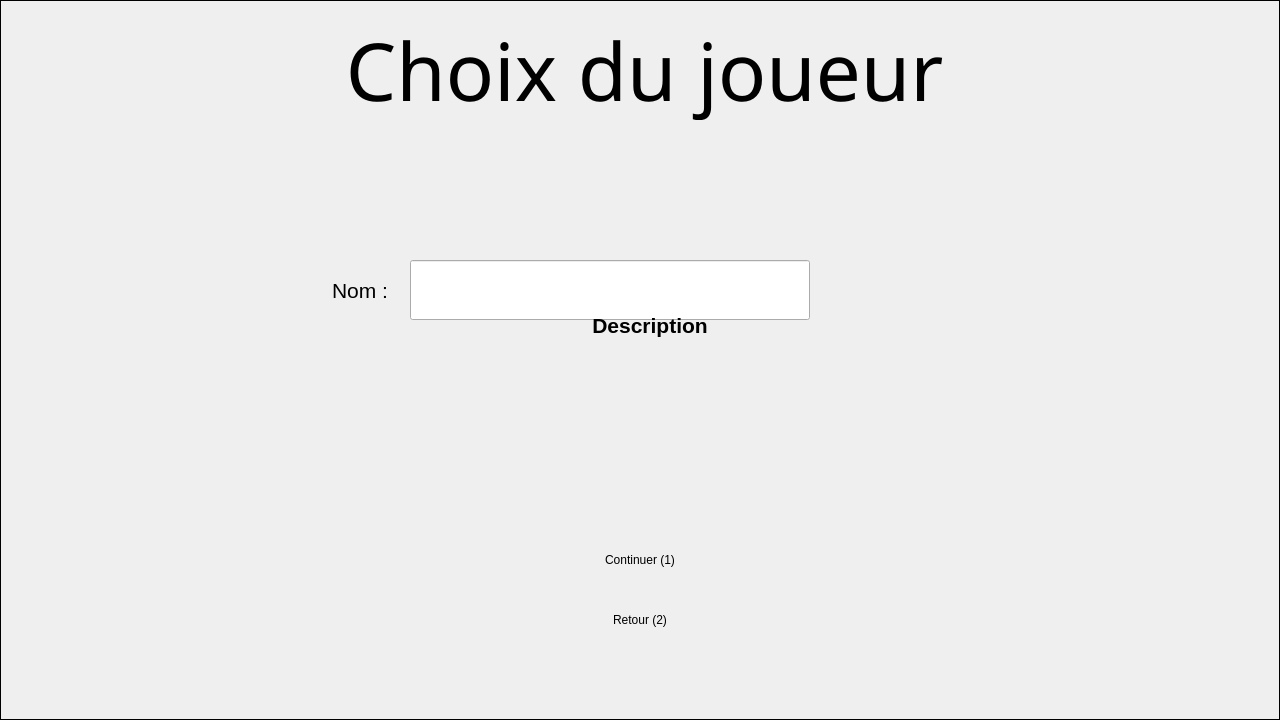
<?xml version="1.0" encoding="UTF-8"?>
<ui version="4.0">
 <class>ChoixJoueur</class>
 <widget class="QWidget" name="ChoixJoueur">
  <property name="geometry">
   <rect>
    <x>0</x>
    <y>0</y>
    <width>1280</width>
    <height>720</height>
   </rect>
  </property>
  <property name="windowTitle">
   <string>Form</string>
  </property>
  <widget class="QLineEdit" name="NomChoisi">
   <property name="geometry">
    <rect>
     <x>410</x>
     <y>260</y>
     <width>400</width>
     <height>60</height>
    </rect>
   </property>
   <property name="font">
    <font>
     <pointsize>16</pointsize>
    </font>
   </property>
   <property name="maxLength">
    <number>20</number>
   </property>
  </widget>
  <widget class="QLabel" name="BackGround">
   <property name="geometry">
    <rect>
     <x>0</x>
     <y>0</y>
     <width>1280</width>
     <height>720</height>
    </rect>
   </property>
   <property name="baseSize">
    <size>
     <width>100</width>
     <height>100</height>
    </size>
   </property>
   <property name="autoFillBackground">
    <bool>true</bool>
   </property>
   <property name="frameShape">
    <enum>QFrame::Shape::Box</enum>
   </property>
   <property name="text">
    <string/>
   </property>
   <property name="textFormat">
    <enum>Qt::TextFormat::PlainText</enum>
   </property>
   <property name="pixmap">
    <pixmap resource="Image.qrc">:/Decor/Image_Qt/Decor/Ciel_menu.jpg</pixmap>
   </property>
   <property name="scaledContents">
    <bool>true</bool>
   </property>
  </widget>
  <widget class="QLabel" name="Retour">
   <property name="geometry">
    <rect>
     <x>540</x>
     <y>600</y>
     <width>200</width>
     <height>40</height>
    </rect>
   </property>
   <property name="autoFillBackground">
    <bool>true</bool>
   </property>
   <property name="text">
    <string>Retour (2)</string>
   </property>
   <property name="alignment">
    <set>Qt::AlignmentFlag::AlignCenter</set>
   </property>
  </widget>
  <widget class="QLabel" name="Description">
   <property name="geometry">
    <rect>
     <x>400</x>
     <y>200</y>
     <width>500</width>
     <height>250</height>
    </rect>
   </property>
   <property name="font">
    <font>
     <pointsize>16</pointsize>
     <bold>true</bold>
    </font>
   </property>
   <property name="autoFillBackground">
    <bool>false</bool>
   </property>
   <property name="text">
    <string>Description</string>
   </property>
   <property name="alignment">
    <set>Qt::AlignmentFlag::AlignCenter</set>
   </property>
   <property name="wordWrap">
    <bool>true</bool>
   </property>
  </widget>
  <widget class="QLabel" name="Titre">
   <property name="geometry">
    <rect>
     <x>19</x>
     <y>20</y>
     <width>1251</width>
     <height>100</height>
    </rect>
   </property>
   <property name="palette">
    <palette>
     <active>
      <colorrole role="WindowText">
       <brush brushstyle="SolidPattern">
        <color alpha="255">
         <red>0</red>
         <green>0</green>
         <blue>0</blue>
        </color>
       </brush>
      </colorrole>
      <colorrole role="Text">
       <brush brushstyle="SolidPattern">
        <color alpha="255">
         <red>0</red>
         <green>0</green>
         <blue>0</blue>
        </color>
       </brush>
      </colorrole>
     </active>
     <inactive>
      <colorrole role="WindowText">
       <brush brushstyle="SolidPattern">
        <color alpha="255">
         <red>0</red>
         <green>0</green>
         <blue>0</blue>
        </color>
       </brush>
      </colorrole>
      <colorrole role="Text">
       <brush brushstyle="SolidPattern">
        <color alpha="255">
         <red>0</red>
         <green>0</green>
         <blue>0</blue>
        </color>
       </brush>
      </colorrole>
     </inactive>
     <disabled/>
    </palette>
   </property>
   <property name="font">
    <font>
     <family>FZShuTi</family>
     <pointsize>60</pointsize>
     <underline>false</underline>
     <strikeout>false</strikeout>
     <stylestrategy>PreferDefault</stylestrategy>
    </font>
   </property>
   <property name="mouseTracking">
    <bool>false</bool>
   </property>
   <property name="contextMenuPolicy">
    <enum>Qt::ContextMenuPolicy::DefaultContextMenu</enum>
   </property>
   <property name="autoFillBackground">
    <bool>false</bool>
   </property>
   <property name="text">
    <string>Choix du joueur</string>
   </property>
   <property name="textFormat">
    <enum>Qt::TextFormat::PlainText</enum>
   </property>
   <property name="scaledContents">
    <bool>false</bool>
   </property>
   <property name="alignment">
    <set>Qt::AlignmentFlag::AlignCenter</set>
   </property>
   <property name="wordWrap">
    <bool>false</bool>
   </property>
  </widget>
  <widget class="QLabel" name="Continuer">
   <property name="geometry">
    <rect>
     <x>540</x>
     <y>540</y>
     <width>200</width>
     <height>40</height>
    </rect>
   </property>
   <property name="autoFillBackground">
    <bool>true</bool>
   </property>
   <property name="text">
    <string>Continuer (1)</string>
   </property>
   <property name="alignment">
    <set>Qt::AlignmentFlag::AlignCenter</set>
   </property>
  </widget>
  <widget class="QLabel" name="Nom">
   <property name="geometry">
    <rect>
     <x>310</x>
     <y>270</y>
     <width>100</width>
     <height>40</height>
    </rect>
   </property>
   <property name="font">
    <font>
     <pointsize>16</pointsize>
    </font>
   </property>
   <property name="text">
    <string>Nom :</string>
   </property>
   <property name="alignment">
    <set>Qt::AlignmentFlag::AlignCenter</set>
   </property>
  </widget>
  <zorder>BackGround</zorder>
  <zorder>NomChoisi</zorder>
  <zorder>Retour</zorder>
  <zorder>Description</zorder>
  <zorder>Titre</zorder>
  <zorder>Continuer</zorder>
  <zorder>Nom</zorder>
 </widget>
 <resources>
  <include location="Image.qrc"/>
 </resources>
 <connections/>
</ui>
